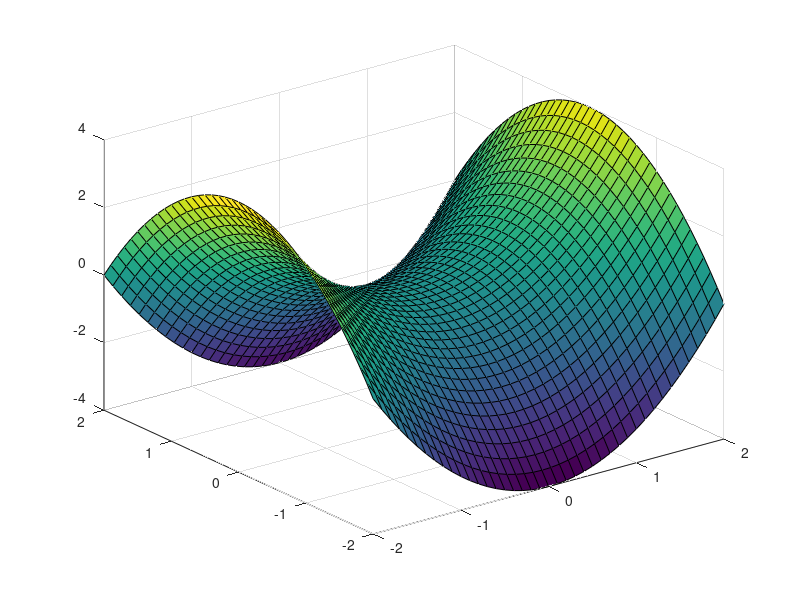

Here is the MATLAB script that generated this plot:
%paraboloide (mudar o sinal)

vet_x = -2 : 0.1 : 2 ; 
vet_y = -2 : 0.1 : 2 ; 
[ matriz_x , matriz_y ] = meshgrid( vet_x , vet_y ) ; 
matriz_z = matriz_x .^2 - matriz_y .^2 ; 
surf( matriz_x , matriz_y , matriz_z ) ; 